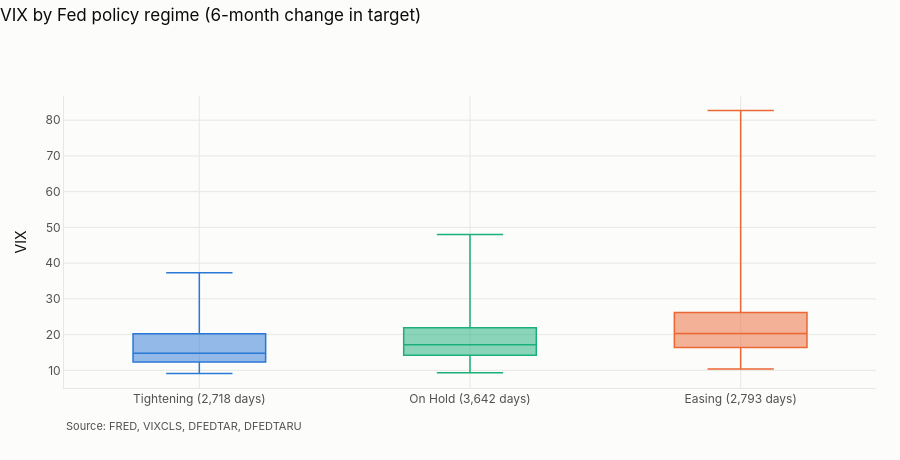

Notebook cell for this chart:
### Code cell
charts.regime_boxes(reg, "vix_index", "VIX", "VIXCLS, DFEDTAR, DFEDTARU").show()

### Figure 1 — Plotly figure (JSON) as saved in the notebook; plotly's stock layout.template omitted (floating-point values rounded to 4 significant figures; data arrays with more than 128 entries replaced by an {"elided": "..."} marker saying what was removed)
{"data": [{"boxpoints": false, "line": {"width": 1.5}, "marker": {"color": "#2a78d6"}, "name": "Tightening (2,718 days)", "type": "box", "y": {"elided": "2718 float values"}}, {"boxpoints": false, "line": {"width": 1.5}, "marker": {"color": "#1baf7a"}, "name": "On Hold (3,642 days)", "type": "box", "y": {"elided": "3642 float values"}}, {"boxpoints": false, "line": {"width": 1.5}, "marker": {"color": "#eb6834"}, "name": "Easing (2,793 days)", "type": "box", "y": {"elided": "2793 float values"}}], "layout": {"annotations": [{"font": {"color": "#52514e", "size": 11}, "showarrow": false, "text": "Source: FRED, VIXCLS, DFEDTAR, DFEDTARU", "x": 0, "xanchor": "left", "xref": "paper", "y": -0.16, "yref": "paper"}], "font": {"color": "#0b0b0b", "family": "Inter, -apple-system, Segoe UI, sans-serif", "size": 12}, "height": 460, "hoverlabel": {"bgcolor": "white", "font": {"color": "#0b0b0b"}}, "legend": {"orientation": "h", "x": 0, "xanchor": "left", "y": 1.02, "yanchor": "bottom"}, "margin": {"b": 72, "l": 64, "r": 24, "t": 96}, "paper_bgcolor": "#fcfcfb", "plot_bgcolor": "#fcfcfb", "showlegend": false, "title": {"font": {"color": "#0b0b0b", "size": 17}, "text": "VIX by Fed policy regime (6-month change in target)", "x": 0, "xanchor": "left", "y": 0.98, "yanchor": "top"}, "xaxis": {"gridcolor": "#e8e7e3", "linecolor": "#e8e7e3", "tickfont": {"color": "#52514e"}, "zeroline": false}, "yaxis": {"gridcolor": "#e8e7e3", "linecolor": "#e8e7e3", "tickfont": {"color": "#52514e"}, "title": {"text": "VIX"}, "zerolinecolor": "#8a8983"}}}
